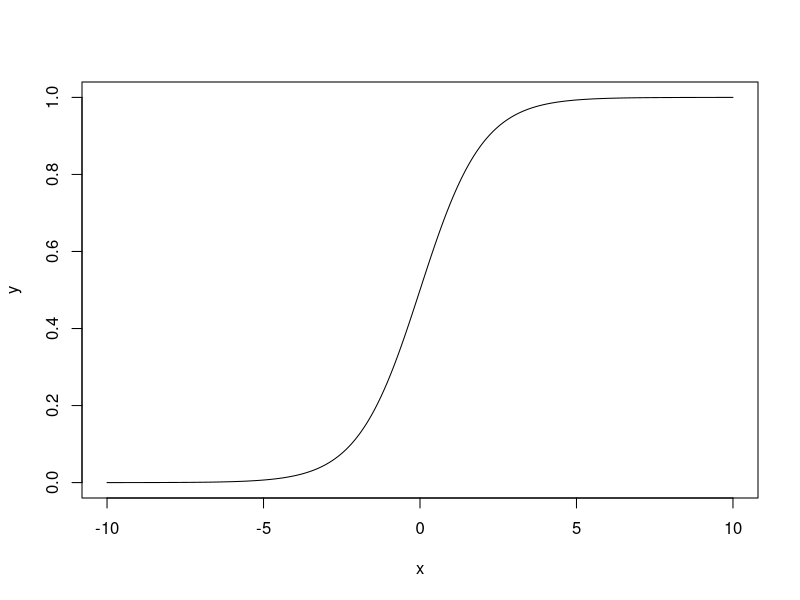
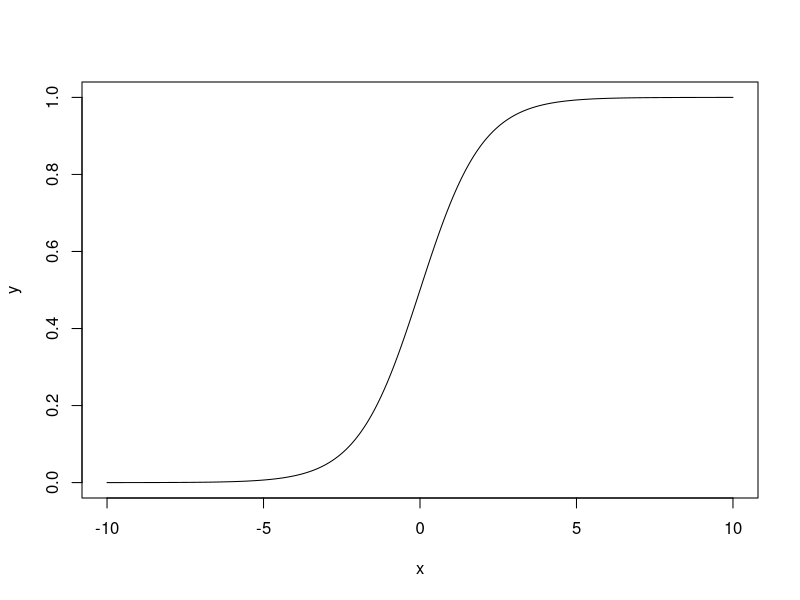
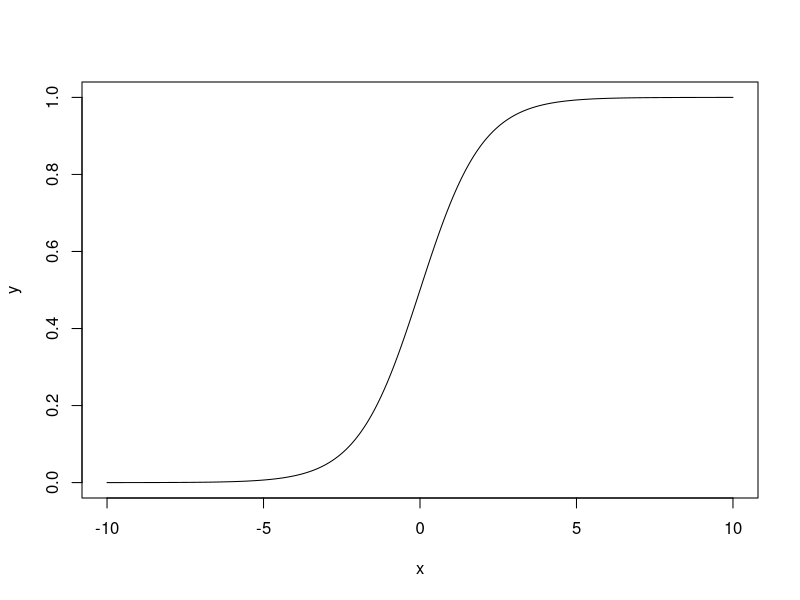
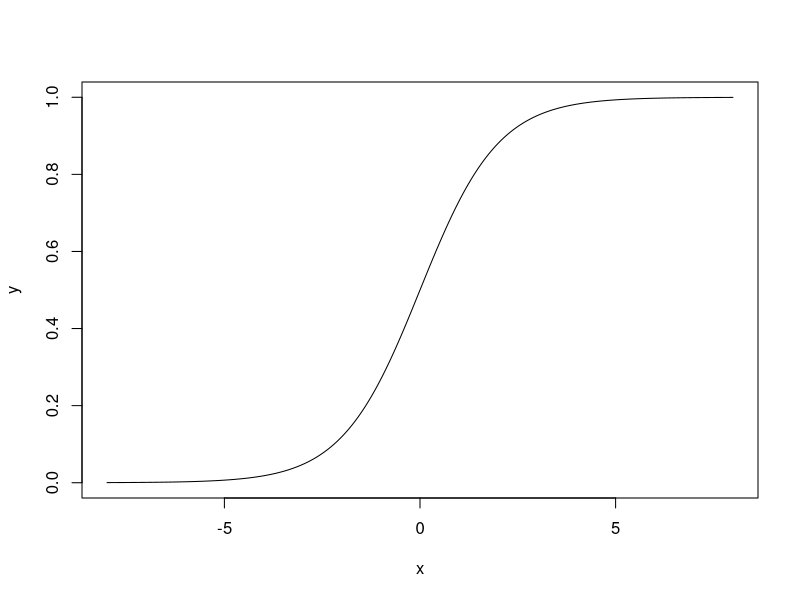
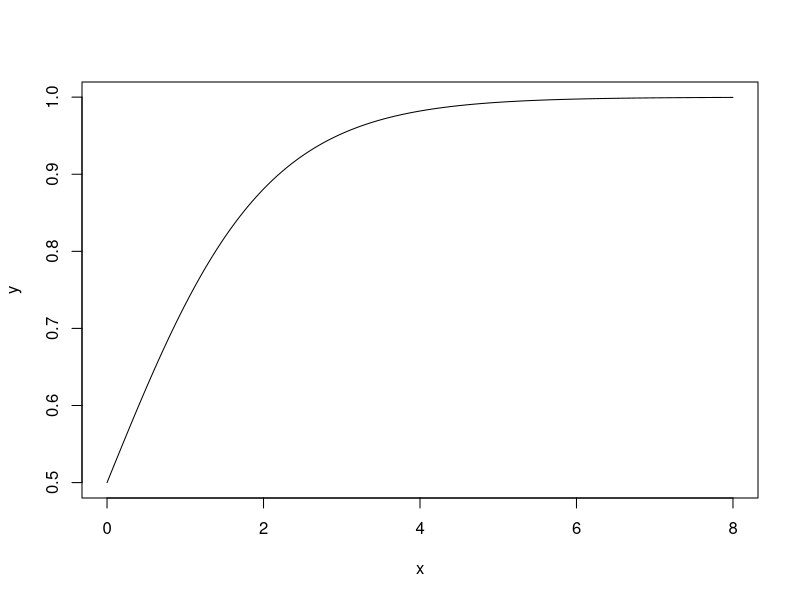
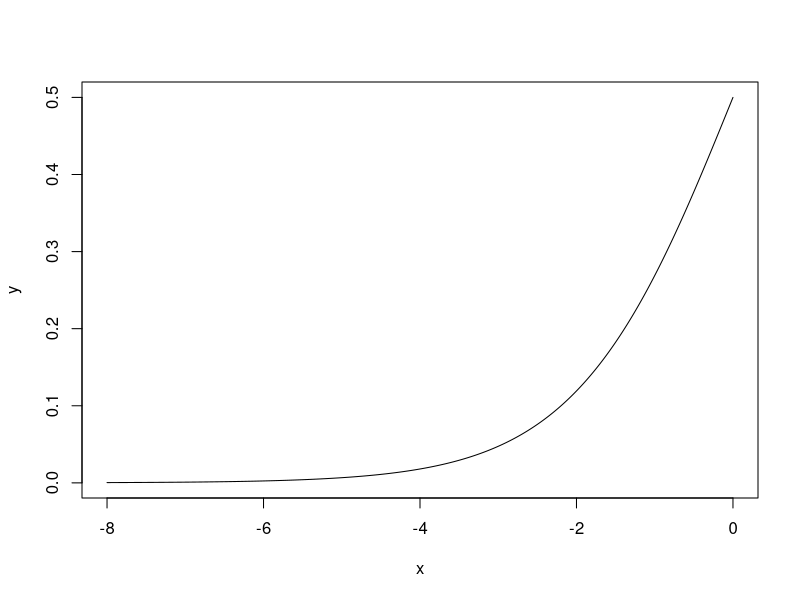
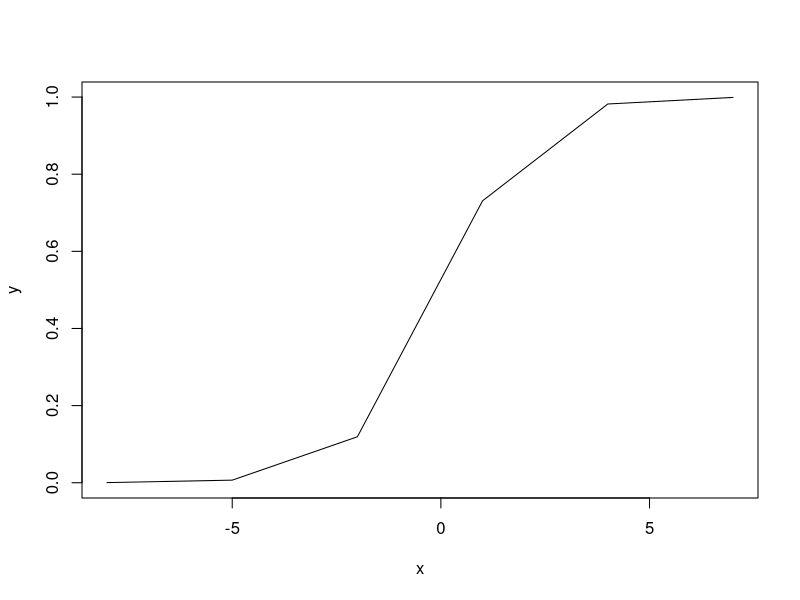
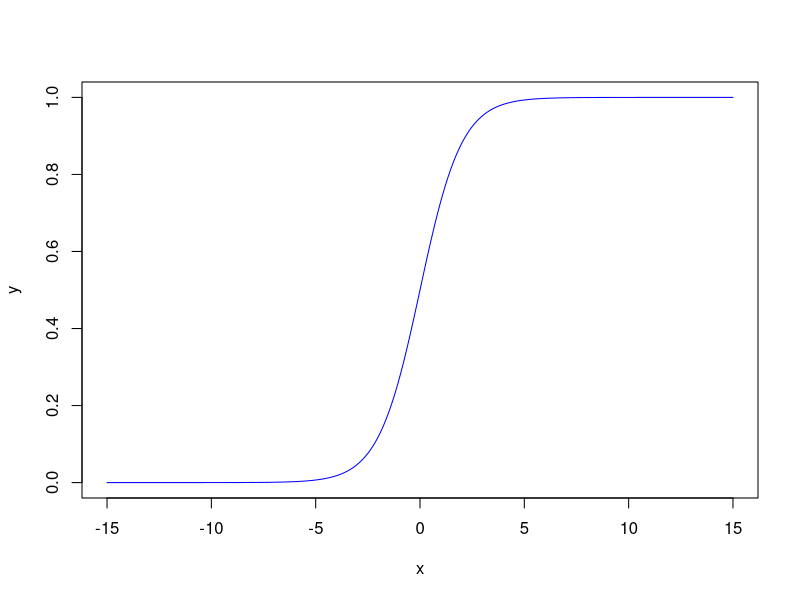

The R script that drew these images, in order:
#######################################################
### ESTRUCTURA BÁSICA NECESARIA PARA DEFINIR UNA FUNCIÓN:

nombre <- function( arg1, arg2, arg3 ) {
# En la primer línea se define el nombre de la función y el de los
# argumentos necesarios para correrla.
# En este caso la función se llama "nombre" y los argumentos
# se llaman "arg1", "arg2" y "arg3"

   ## Los límites marcados por { y } indícan el "ambiente" de la
   ## función. Acá va la secuencia de comandos que generan una
   ## salida.

   ## Lo que no se define acá adentro (en general) es como si
   ## no existiera afuera (en la sesión de R), y viceversa.
   ## Por eso es necesario que existan argumentos, ya que dentro de
   ## este ambiente esos argumentos son objetos (números, vectores,
   ## palabras) con los cuales se ejecutan comandos.

   return( salida )
}
#######################################################

#######################################################
### EJEMPLO DE UNA FUNCIÓN (CURVA LOGÍSTICA)

## Se va a llamar "logi"
logi <- function(ini, fin) {
# Los argumentos ini y fin son números que se van a usar acá:
  x <- seq(ini, fin, by=0.01)
  y <- exp(x) / (1 + exp(x))
  plot(y ~ x, type='l')
   return(y)
}
## Corriendo estas 7 líneas se DEFINE la función, para ejecutarla:
x <- logi(- 10, 10)
## Cuando llamo a la función puedo usar los nombres de los argumentos
## (de igual forma que lo hacemos normalmente)
x <- logi(ini=-10, fin=10) # Es equivalente a lo anterior
x <- logi(fin=10, ini=-10) # Tambien es equivalente

## Se pueden fijar valores por defecto para ini y fin
logi <- function(ini=-8, fin=8) {
  x <- seq(ini, fin, by=0.01)
  y <- exp(x) / (1 + exp(x))
  plot(y ~ x, type='l')
  return(y)
}
## Esta versión de logi se puede correr aunque el usuario no indique alguno
## de los argumentos:
x <- logi()  # va de -8 a 8
x <- logi(0) # va de 0 a 8
x <- logi(fin=0) # va de -8 a 0

## Para chequear cuales son los argumentos de cualquier función:
args(logi)
args(rnorm)
args(plot)

## Se pueden agregar más argumentos:
logi <- function(ini=-8, fin=8, int=0.05) {
  x <- seq(ini, fin, by=int) # El nuevo argumento "int" va a ser pasado
                             # a la función seq
  y <- exp(x) / (1 + exp(x))
  plot(y ~ x, type='l')
  return(y)
}

## Se puede correr:
x <- logi(int=3) ## ¿Se ve distinto que antes el plot? ¿Por qué?

## El argumento especial "..."
## Considerando esta función simple que grafica una curva logística:
logi <- function(ini=-8, fin=8, int=0.05, ...) { # se agrega "..." a la lista de argumentos
  x <- seq(ini, fin, by=int)
  y <- exp(x) / (1 + exp(x))
  plot(y ~ x, type='l', ...) # acá también se agrega "..."
  return(y)
}

## Ahora se pueden pasar argumentos a la función plot que está adentro
## de la función logi, de la siguiente manera (ejemplos):
x <- logi(-15, 15, col="blue")
x <- logi(-15, 15, col="blue", lwd=4)
x <- logi(-15, 15, col="blue", lwd=4, ylab="Curva Logística")
x <- logi(-15, 15, col="blue", lwd=4, main="Curva Logística", ylab='f(x)')

## Lo mismo se puede hacer para cualquier otra función a parte de plot.

## Nota: se puede usar el comando "return(out)", en donde out es el objeto de salida de la
## función, en cualquier parte de la misma. Esto indica que la función se debe interrumpir y
## que se devuelve el objeto out. En caso de querer que nuestra función devuelva algo pero
## que no lo imprima en la consola, se puede usar "invisible(out)".

#######################################################





